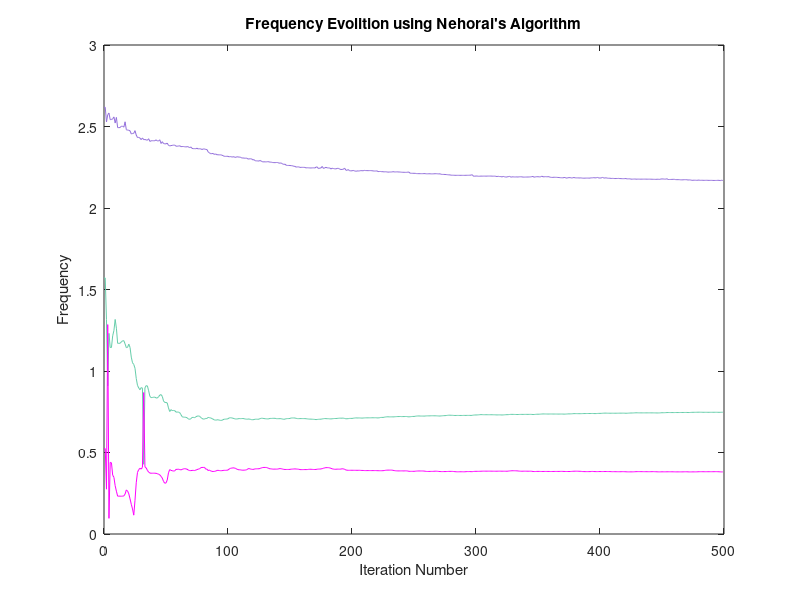

Source code (MATLAB):
%% 

clc
clear
close all 

signalSize = 500;
numIter = 30;
mNoise = 0; sdNoise = 1;

y = zeros(signalSize,1);
e = normrnd(mNoise, sdNoise, signalSize, 1);

teta1 = zeros(numIter, signalSize); teta2 = zeros(numIter, signalSize); teta3 = zeros(numIter, signalSize);

for iter=1:numIter
    for t=1:signalSize
        y(t,1) = 2 * sin(0.25*t) + 2 * sin(0.5 * t) + 2 * sin(0.75 * t) + e(t);
    end
    n = 3;

    yLen = size(y,1);

    %Initialization:
    aHatInit = [0; 0; 0];
    p = 0.1 * eye(n);
    alpha0 = 0.99; alphaInf = 0.995; alpha = 0.8;
    lambda0 = 0.9; lambdaInf = 1; lambda = 0.95;
    
    gamma = zeros(n,1);
    gammaPrev = zeros(n,1);
    yF = zeros(signalSize, 1);
    eF = zeros(signalSize, 1);
    eBar = zeros(signalSize, 1);
    tetaHat = zeros(n, signalSize); 
    aHat = zeros(n, signalSize);
    psi = zeros(n,1);

    for t=1:yLen
        %Step1:
        %Creating gamma
        for k=1:n-1
            if (t < k+1) && (t<(2*n-k)+1) 
                gamma(k,1) = 0;
            elseif (t < k+1) && (t>(2*n-k)) 
                gamma(k,1) = - y(t-2*n+k) + (alpha ^ (2*n-k)) * eBar(t-2*n+k);
            elseif (t > k) && (t<(2*n-k)+1) 
                gamma(k,1) = - y(t-k) + (alpha ^ k) * eBar(t-k);
            elseif (t > k) && (t>(2*n-k)) 
                gamma(k,1) = - y(t-k) - y(t-2*n+k) + (alpha ^ k) * eBar(t-k) + (alpha ^ (2*n-k)) * eBar(t-2*n+k);
            end
        end
        if t > n
           gamma(n,1) = -y(t-n) + (alpha^n) * eBar(t-n);
        else
            gamma(n,1) = 0;
        end
        %Prediction error
        if t == 1
            eHat = y(t) - gamma.' * aHatInit;
        else
            if t < 2*n+1
                eHat = y(t) - (gamma.') * aHat(:,t-1);
            else
                eHat = y(t) + y(t-2*n) - (alpha ^ (2*n)) * eBar(t-2*n) - (gamma.') * aHat(:,t-1); 
            end
        end
        
        %Step2:
        %Derivative vector calculation:
        %eF and yF creation
        if t == 1
            yF(t) = y(t);
            eF(t) = eBar(t);
        elseif t == 2
            yF(t) = y(t) - aHat(1,t-1) * alpha * yF(t-1);
            eF(t) = eBar(t) - aHat(1,t-1) * alpha * eF(t-1);
        elseif t == 3
            yF(t) = y(t) - aHat(1,t-1) * alpha * yF(t-1) - aHat(2,t-1) * (alpha^2) * yF(t-2);
            eF(t) = eBar(t) - aHat(1,t-1) * alpha * eF(t-1) - aHat(2,t-1) * (alpha^2) * eF(t-2);
        elseif t == 4
            yF(t) = y(t) - aHat(1,t-1) * alpha * yF(t-1) - aHat(2,t-1) * (alpha^2) * yF(t-2) - aHat(3,t-1) * (alpha^3) * yF(t-3);
            eF(t) = eBar(t) - aHat(1,t-1) * alpha * eF(t-1) - aHat(2,t-1) * (alpha^2) * eF(t-2) - aHat(3,t-1) * (alpha^3) * eF(t-3);
        elseif t == 5
            yF(t) = y(t) - aHat(1,t-1) * alpha * yF(t-1) - aHat(2,t-1) * (alpha^2) * yF(t-2) - aHat(3,t-1) * (alpha^3) * yF(t-3) - aHat(2,t-1) * (alpha^4) * yF(t-4);
            eF(t) = eBar(t) - aHat(1,t-1) * alpha * eF(t-1) - aHat(2,t-1) * (alpha^2) * eF(t-2) - aHat(3,t-1) * (alpha^3) * eF(t-3) - aHat(2,t-1) * (alpha^4) * eF(t-4);
        elseif t == 6
            yF(t) = y(t) - aHat(1,t-1) * alpha * yF(t-1) - aHat(2,t-1) * (alpha^2) * yF(t-2) - aHat(3,t-1) * (alpha^3) * yF(t-3) - aHat(2,t-1) * (alpha^4) * yF(t-4) - aHat(1,t-1) * (alpha^5) * yF(t-5);
            eF(t) = eBar(t) - aHat(1,t-1) * alpha * eF(t-1) - aHat(2,t-1) * (alpha^2) * eF(t-2) - aHat(3,t-1) * (alpha^3) * eF(t-3) - aHat(2,t-1) * (alpha^4) * eF(t-4) - aHat(1,t-1) * (alpha^5) * eF(t-5);
        else
            yF(t) = y(t) - aHat(1,t-1) * alpha * yF(t-1) - aHat(2,t-1) * (alpha^2) * yF(t-2) - aHat(3,t-1) * (alpha^3) * yF(t-3) - aHat(2,t-1) * (alpha^4) * yF(t-4) - aHat(1,t-1) * (alpha^5) * yF(t-5) - (alpha^6) * yF(t-6);
            eF(t) = eBar(t) - aHat(1,t-1) * alpha * eF(t-1) - aHat(2,t-1) * (alpha^2) * eF(t-2) - aHat(3,t-1) * (alpha^3) * eF(t-3) - aHat(2,t-1) * (alpha^4) * eF(t-4) - aHat(1,t-1) * (alpha^5) * eF(t-5) - (alpha^6) * eF(t-6);
        end

        %Gamma creation:
        if t < 3
            gammaPrev(:,1) = 0;
        elseif t == 3
            gammaPrev(:,1) = 0;
            gammaPrev(1,1) = - yF(t-2) + alphaPrev * eF(t-2);
        elseif t == 4
            gammaPrev(1,1) = - yF(t-2) + alphaPrev * eF(t-2);
            gammaPrev(2,1) = - yF(t-3) + (alphaPrev^2) * eF(t-3);
            gammaPrev(3,1) = 0;
        elseif t == 5
            gammaPrev(1,1) = - yF(t-2) + alphaPrev * eF(t-2);
            gammaPrev(2,1) = - yF(t-3) + (alphaPrev^2) * eF(t-3);
            gammaPrev(3,1) = - yF(t-4) + (alphaPrev^3) * eF(t-4);
        elseif t == 6
            gammaPrev(1,1) = - yF(t-2) + alphaPrev * eF(t-2);
            gammaPrev(2,1) = - yF(t-3) + (alphaPrev^2) * eF(t-3) - yF(t-5) + (alphaPrev^4) * eF(t-5);
            gammaPrev(3,1) = - yF(t-4) + (alphaPrev^3) * eF(t-4);
        else
            gammaPrev(1,1) = - yF(t-2) + alphaPrev * eF(t-2) - yF(t-6) + (alphaPrev^5) * eF(t-6);
            gammaPrev(2,1) = - yF(t-3) + (alphaPrev^2) * eF(t-3) - yF(t-5) + (alphaPrev^4) * eF(t-5);
            gammaPrev(3,1) = - yF(t-4) + (alphaPrev^3) * eF(t-4); 
        end

        psi = gammaPrev;

        %Step3:
        %Parameter updating
        k = (p * psi) / (lambda + (psi.') * p * psi);
        p = (p - k * (psi.') * p) / lambda;
        if t==1
            aHat(:,t) = aHatInit(:,1) + k * eHat;
        else
            aHat(:,t) = aHat(:,t-1) + k * eHat;
        end

        %Step4:
        %Posteriori prediction error
        if t < 2*n+1
            eBar(t) = y(t) - gamma.' * aHat(:,t);
        else
            eBar(t) = y(t) + y(t-2*n) - (alpha ^ (2*n)) * eBar(t-2*n) - gamma.' * aHat(:,t); 
        end

        %Step5:
        %Constant updaing
        alphaPrev = alpha;
        alpha = alphaInf - (alphaInf - alpha) * alpha0;
        lambda = lambdaInf - (lambdaInf - lambda) * lambda0;
        
        %Step6:
        %Finding teta based on a
        coeff = ones(1,7);
        coeff(1,2) = aHat(1,t);
        coeff(1,3) = aHat(2,t);
        coeff(1,4) = aHat(3,t);
        coeff(1,5) = aHat(2,t);
        coeff(1,6) = aHat(1,t);
        
        zRoots = roots(coeff);
        tetaHat(1,t) = acos(real(zRoots(1,1)));
        tetaHat(2,t) = acos(real(zRoots(3,1)));
        tetaHat(3,t) = acos(real(zRoots(5,1)));
    end   
    teta1(iter,:) = abs(tetaHat(1,:));
    teta2(iter,:) = abs(tetaHat(2,:));
    teta3(iter,:) = abs(tetaHat(3,:));
end

expTeta1 = sum(teta1,1)/numIter;
expTeta2 = sum(teta2,1)/numIter;
expTeta3 = sum(teta3,1)/(numIter);


figure

nExpTeta1 = 0:size(expTeta1,2)-1;
plot(nExpTeta1, expTeta1, 'Color', [147/255, 112/255, 219/255]);

hold on 
nExpTeta2 = 0:size(expTeta2,2)-1;
plot(nExpTeta2, expTeta2, 'Color', [102/255, 205/255, 170/255]);

nExpTeta3 = 0:size(expTeta3,2)-1;
plot(nExpTeta3, expTeta3, 'Color', [255/255, 0/255, 255/255]);

title('Frequency Evolition using Nehorai''s Algorithm');
xlabel('Iteration Number');
ylabel('Frequency');

hold off

